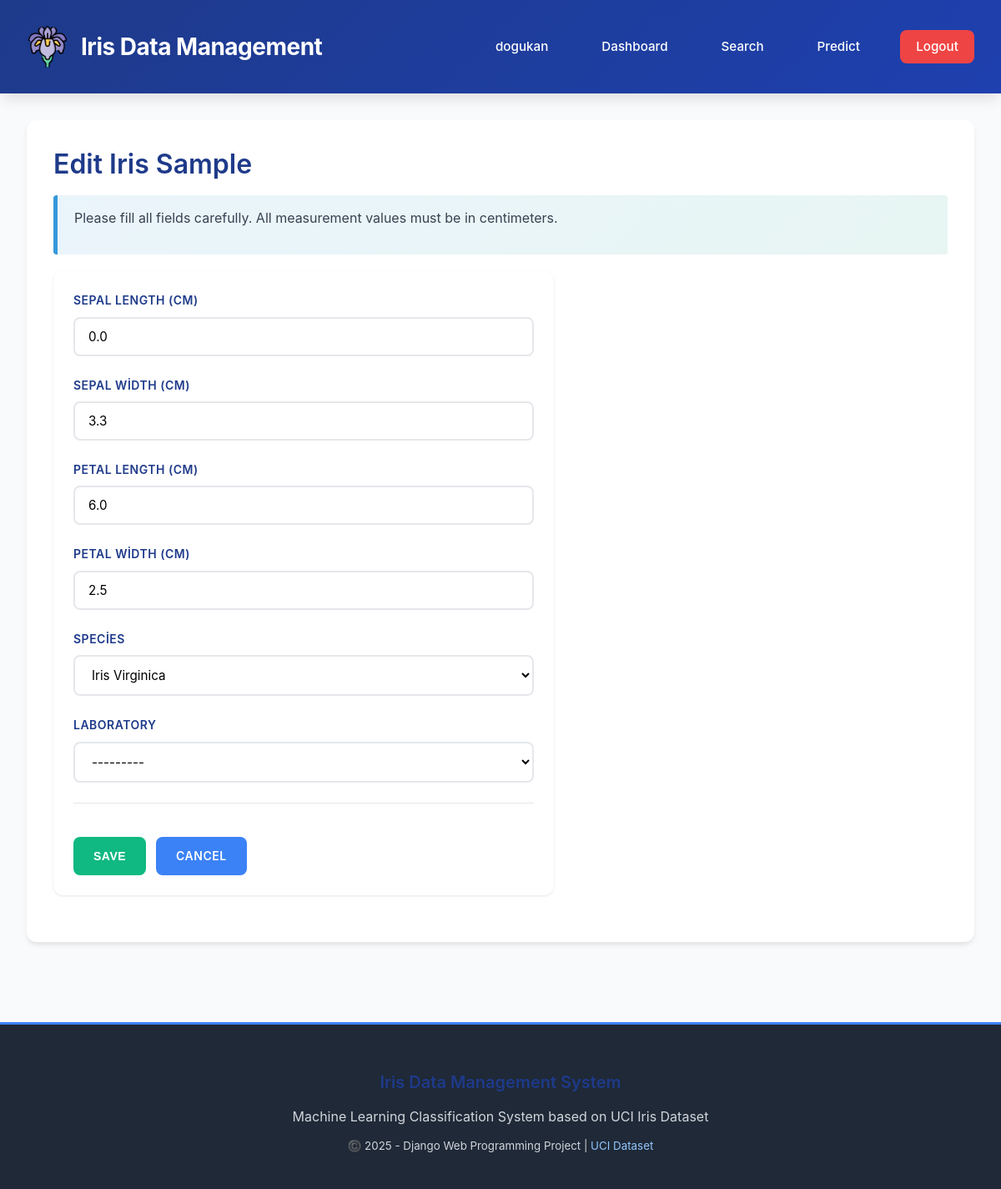
The page /iris/9/edit/ (signed in) on the database its author committed.
### iris_app/models.py (models this page shows, shortened)
class IrisPlant(models.Model):
    SPECIES_CHOICES = [
        ('setosa', 'Iris Setosa'),
        ('versicolor', 'Iris Versicolor'),
        ('virginica', 'Iris Virginica'),
    ]
    sepal_length = models.FloatField(
        verbose_name="Sepal Length (cm)",
        validators=[MinValueValidator(0.0)],
        help_text="Length of the sepal (in cm)"
    )
    sepal_width = models.FloatField(
        verbose_name="Sepal Width (cm)",
        validators=[MinValueValidator(0.0)],
        help_text="Width of the sepal (in cm)"
    )
    petal_length = models.FloatField(
        verbose_name="Petal Length (cm)",
        validators=[MinValueValidator(0.0)],
        help_text="Length of the petal (in cm)"
    )
    petal_width = models.FloatField(
        verbose_name="Petal Width (cm)",
        validators=[MinValueValidator(0.0)],
        help_text="Width of the petal (in cm)"
    )
    species = models.CharField(
        max_length=50,
        choices=SPECIES_CHOICES,
        verbose_name="Species",
        help_text="Iris plant species (setosa, versicolor or virginica)"
    )
    lab = models.ForeignKey(
        Laboratory,
        on_delete=models.SET_NULL,
        null=True,
        blank=True,
        verbose_name="Laboratory",
        related_name='iris_plants',
        help_text="Source laboratory of this sample"
    )
    created_by = models.ForeignKey(
        User,
        on_delete=models.CASCADE,
        verbose_name="Created By",
        related_name='iris_plants',
        help_text="User who created this record"
    )
    created_at = models.DateTimeField(
        auto_now_add=True,
        verbose_name="Created At"
    )
    updated_at = models.DateTimeField(
        auto_now=True,
        verbose_name="Updated At"
    )
    class Meta:
        ordering = ['-created_at']
        verbose_name = 'Iris Sample'
        verbose_name_plural = 'Iris Samples'
        indexes = [
            models.Index(fields=['species']),
            models.Index(fields=['created_at']),
            models.Index(fields=['created_by']),
        ]

### iris_app/views.py (the view)
# urls.py: path('iris/<int:pk>/edit/', views.iris_update, name='iris_update'),
@login_required(login_url='login')
@user_passes_test(is_editor_check, login_url='login')
def iris_update(request, pk):
    plant = get_object_or_404(IrisPlant, pk=pk)
    if plant.created_by != request.user and not request.user.is_superuser:
        messages.error(request, 'You do not have permission to edit this record.')
        return redirect('iris_list')
    if request.method == "POST":
        form = IrisForm(request.POST, instance=plant)
        if form.is_valid():
            form.save()
            messages.success(request, 'Iris sample updated successfully.')
            return redirect('iris_detail', pk=plant.pk)
        else:
            messages.error(request, 'Please fill all fields correctly.')
    else:
        form = IrisForm(instance=plant)
    context = {
        'form': form,
        'plant': plant,
        'title': 'Edit Iris Sample',
        'action': 'update'
    }
    return render(request, 'iris_app/iris_form.html', context)

### iris_app/models.py (called while the page is built)
    def __str__(self):
        return f"{self.name} ({self.city})"

### iris_app/views.py (called while the page is built)
def is_editor_check(user):
    return user.is_superuser or user.groups.filter(name='Editor').exists()

### iris_app/templates/iris_app/iris_form.html (shortened to what this page needs)
{% extends 'iris_app/base.html' %}
{% load static %}
{% block content %}
<h1>{{ title }}</h1>
<div class="div-highlight">
    <p>Please fill all fields carefully. All measurement values must be in centimeters.</p>
</div>
<form method="POST" novalidate class="card">
    <div class="card-body">
        <div class="form-group">
            <label for="id_sepal_length">{{ form.sepal_length.label }}</label>
            {{ form.sepal_length }}
        </div>
        <div class="form-group">
            <label for="id_sepal_width">{{ form.sepal_width.label }}</label>
            {{ form.sepal_width }}
        </div>
        <div class="form-group">
            <label for="id_petal_length">{{ form.petal_length.label }}</label>
            {{ form.petal_length }}
        </div>
        <div class="form-group">
            <label for="id_petal_width">{{ form.petal_width.label }}</label>
            {{ form.petal_width }}
        </div>
        <div class="form-group">
            <label for="id_species">{{ form.species.label }}</label>
            {{ form.species }}
        </div>
        <div class="form-group">
            <label for="id_lab">{{ form.lab.label }}</label>
            {{ form.lab }}
        </div>
    </div>
    <div class="card-footer">
        <div class="btn-group">
            <button type="submit" class="btn btn-success">Save</button>
            <a href="{% url 'iris_list' %}" class="btn">Cancel</a>
        </div>
    </div>
</form>
{% endblock %}

### iris_app/templates/iris_app/base.html (shortened to what this page needs)
{% load static %}
<!DOCTYPE html>
<html lang="tr">
<head>
    <link rel="stylesheet" href="{% static 'css/style.css' %}">
</head>
<body>
<header>
    <div class="container">
        <div style="display: flex; align-items: center; gap: 15px;">
            <img src="{% static 'images/iris-flower.png' %}"
                 alt="Iris Logo"
                 style="width: 50px; height: 50px; border-radius: 50%;">
            <h1>Iris Data Management</h1>
        </div>
        <nav>
            {% if user.is_authenticated %}
                <span>{{ user.first_name|default:user.username }}</span>
                <a href="{% url 'iris_list' %}">Dashboard</a>
                <a href="{% url 'iris_search' %}">Search</a>
                <a href="{% url 'iris_predict' %}">Predict</a>
                <a href="{% url 'logout' %}" class="logout-btn">Logout</a>
            {% else %}
                <a href="{% url 'login' %}">Sign In</a>
                <a href="{% url 'register' %}">Sign Up</a>
            {% endif %}
        </nav>
    </div>
</header>
<div class="main-content">
    <div class="container">
        <div class="main-container">
            {% block content %}{% endblock %}
        </div>
    </div>
</div>
<footer>
    <h3>Iris Data Management System</h3>
    <p>Machine Learning Classification System based on UCI Iris Dataset</p>
    <p><small>©️ 2025 - Django Web Programming Project | <a href="https://archive.ics.uci.edu/ml/datasets/iris" target="_blank">UCI Dataset</a></small></p>
</footer>
</body>
</html>

### iris_app/static/css/style.css (style rules this page uses)
* { margin: 0; padding: 0; box-sizing: border-box; }
:root { --primary-color: #2c3e50; --secondary-color: #3498db; --success-color: #27ae60; --danger-color: #e74c3c; --warning-color: #f39c12; --info-color: #16a085; --light-bg: #ecf0f1; --dark-text: #2c3e50; --border-color: #bdc3c7; --shadow: 0 2px 8px rgba(0, 0, 0, 0.1); --shadow-lg: 0 4px 16px rgba(0, 0, 0, 0.15); }
html { scroll-behavior: smooth; }
body { font-family: 'Segoe UI', Tahoma, Geneva, Verdana, sans-serif; background-color: #f8f9fa; color: var(--dark-text); line-height: 1.6; margin: 0; padding: 0; }
header { background: linear-gradient(135deg, var(--primary-color) 0%, var(--secondary-color) 100%); color: white; padding: 20px 0; box-shadow: var(--shadow-lg); position: sticky; top: 0; z-index: 100; }
header h1 { font-size: 28px; font-weight: 600; margin: 0; letter-spacing: 1px; color: white; }
header nav { display: flex; gap: 25px; align-items: center; }
header nav a, header nav span { color: white; text-decoration: none; font-weight: 500; transition: all 0.3s ease; padding: 8px 12px; border-radius: 4px; }
header nav a.logout-btn { background-color: var(--danger-color); padding: 8px 16px; }
.container { max-width: 1200px; margin: 30px auto; padding: 0 20px; }
.main-container { background: white; border-radius: 8px; padding: 30px; box-shadow: var(--shadow); min-height: 60vh; }
h1, h2, h3, h4, h5, h6 { color: var(--primary-color); margin-top: 20px; margin-bottom: 15px; font-weight: 600; line-height: 1.4; }
h1 { font-size: 32px; }
h3 { font-size: 20px; }
p { margin-bottom: 15px; color: #555; }
form { max-width: 600px; margin: 20px 0; }
.form-group { margin-bottom: 20px; display: flex; flex-direction: column; }
label { font-weight: 600; color: var(--primary-color); margin-bottom: 8px; font-size: 14px; }
.form-input, .form-select, .form-textarea, .form-file { padding: 12px; border: 2px solid var(--border-color); border-radius: 6px; font-size: 14px; font-family: inherit; transition: all 0.3s ease; background-color: white; }
.form-input::placeholder, .form-textarea::placeholder { color: #999; }
button, .btn, input[type="submit"], input[type="reset"] { padding: 12px 24px; background-color: var(--secondary-color); color: white; border: none; border-radius: 6px; font-size: 14px; font-weight: 600; cursor: pointer; transition: all 0.3s ease; display: inline-block; text-decoration: none; }
.btn-success { background-color: var(--success-color); }
.btn-group { display: flex; gap: 10px; margin-top: 20px; flex-wrap: wrap; }
.card { background: white; border-radius: 8px; padding: 20px; margin-bottom: 20px; box-shadow: var(--shadow); transition: all 0.3s ease; }
.card-body { padding: 0; }
.card-footer { border-top: 1px solid var(--light-bg); padding-top: 15px; margin-top: 15px; display: flex; justify-content: space-between; align-items: center; }
.div-highlight { background: linear-gradient(135deg, rgba(52, 152, 219, 0.1) 0%, rgba(22, 160, 133, 0.1) 100%); border-left: 5px solid var(--secondary-color); padding: 15px 20px; border-radius: 4px; margin: 15px 0; }
a { color: var(--secondary-color); text-decoration: none; transition: all 0.3s ease; }
img { max-width: 100%; height: auto; border-radius: 8px; margin: 15px 0; }
footer { background-color: var(--primary-color); color: white; text-align: center; padding: 20px; margin-top: 50px; border-top: 3px solid var(--secondary-color); }
footer p { margin: 10px 0; color: white; }

### rows shown on the page
IrisPlant: sepal_length "0.0", sepal_width "3.3", petal_length "6.0", petal_width "2.5", species "Iris Virginica", lab "---------"

### other values the page prints
{{ user.first_name|default:user.username }} "dogukan"
{{ title }} "Edit Iris Sample"
